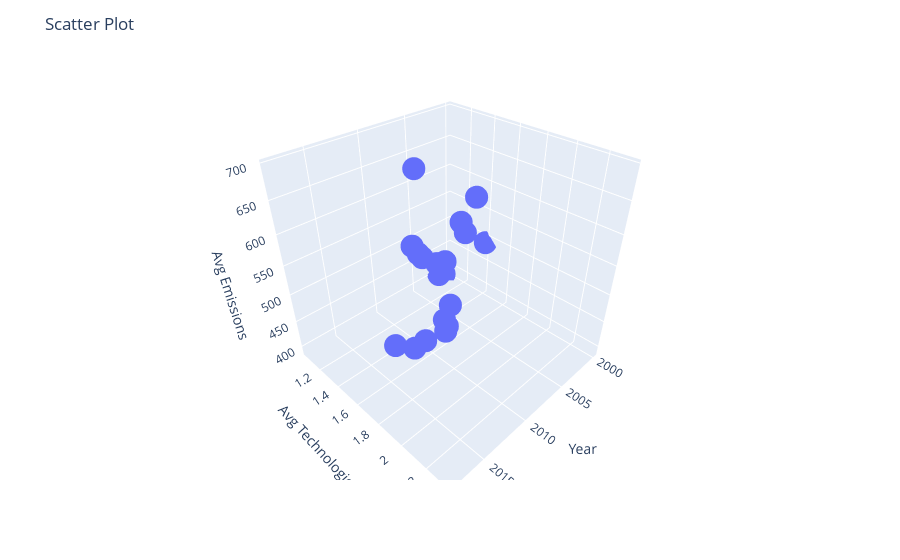

Notebook code cell kept with this figure:
### Code cell
import pandas as pd
import plotly.express as px
import numpy as np

# Read the CSV file
df_green = pd.read_csv('iso_green.csv')

# Filter out outliers
def filter_outliers(data, threshold=2):
    z_scores = np.abs((data - np.mean(data)) / np.std(data))
    filtered_data = data[z_scores < threshold]
    return filtered_data

filtered_technologies = filter_outliers(df_green['Development of environment-related technologies, % inventions worldwide'])
filtered_emissions = filter_outliers(df_green['Demand-based CO2 emissions'])
filtered_years = df_green.loc[filtered_technologies.index, 'Year']

# Create a new DataFrame with filtered data
filtered_df = pd.DataFrame({'Year': filtered_years, 'Technologies': filtered_technologies, 'Emissions': filtered_emissions})

# Remove rows with missing values
filtered_df = filtered_df.dropna()

# Calculate averages for each year
avg_technologies = filtered_df.groupby('Year')['Technologies'].mean().values
avg_emissions = filtered_df.groupby('Year')['Emissions'].mean().values
filtered_years = filtered_df['Year'].unique()

# Create a new DataFrame with the averages
averages_df = pd.DataFrame({'Year': filtered_years, 'Avg Technologies': avg_technologies, 'Avg Emissions': avg_emissions})

# Log the avg_technologies
print("Average Technologies per Year:")
print(avg_technologies)

# Create a scatter plot
fig3d = px.scatter_3d(averages_df, x='Year', y='Avg Technologies', z='Avg Emissions')

fig3d.update_layout(
    scene=dict(
        xaxis_title='Year',
        yaxis_title='Avg Technologies',
        zaxis_title='Avg Emissions'
    ),
    title='Scatter Plot'
)
%store fig3d

fig3d.show()

### Figure 1 — Plotly figure (JSON) as saved in the notebook; plotly's stock layout.template omitted (floating-point values rounded to 4 significant figures)
{"data": [{"hovertemplate": "Year=%{x}<br>Avg Technologies=%{y}<br>Avg Emissions=%{z}<extra></extra>", "legendgroup": "", "marker": {"color": "#636efa", "symbol": "circle"}, "mode": "markers", "name": "", "scene": "scene", "showlegend": false, "type": "scatter3d", "x": [2000, 2001, 2002, 2003, 2004, 2005, 2006, 2007, 2008, 2009, 2010, 2011, 2012, 2013, 2014, 2015, 2016, 2017, 2018], "y": [1.4, 1.045, 1.061, 1.403, 1.43, 1.117, 1.158, 1.182, 1.572, 1.575, 1.94, 1.57, 1.868, 1.482, 1.856, 1.847, 2.172, 2.228, 2.335], "z": [490.6, 392.1, 401.1, 531.8, 560.2, 468.5, 488.8, 513.6, 536.3, 541.5, 682.3, 694.9, 490.3, 414.2, 493.6, 490.4, 586.2, 613.1, 656.4]}], "layout": {"legend": {"tracegroupgap": 0}, "margin": {"t": 60}, "scene": {"domain": {"x": [0, 1], "y": [0, 1]}, "xaxis": {"title": {"text": "Year"}}, "yaxis": {"title": {"text": "Avg Technologies"}}, "zaxis": {"title": {"text": "Avg Emissions"}}}, "title": {"text": "Scatter Plot"}}}
